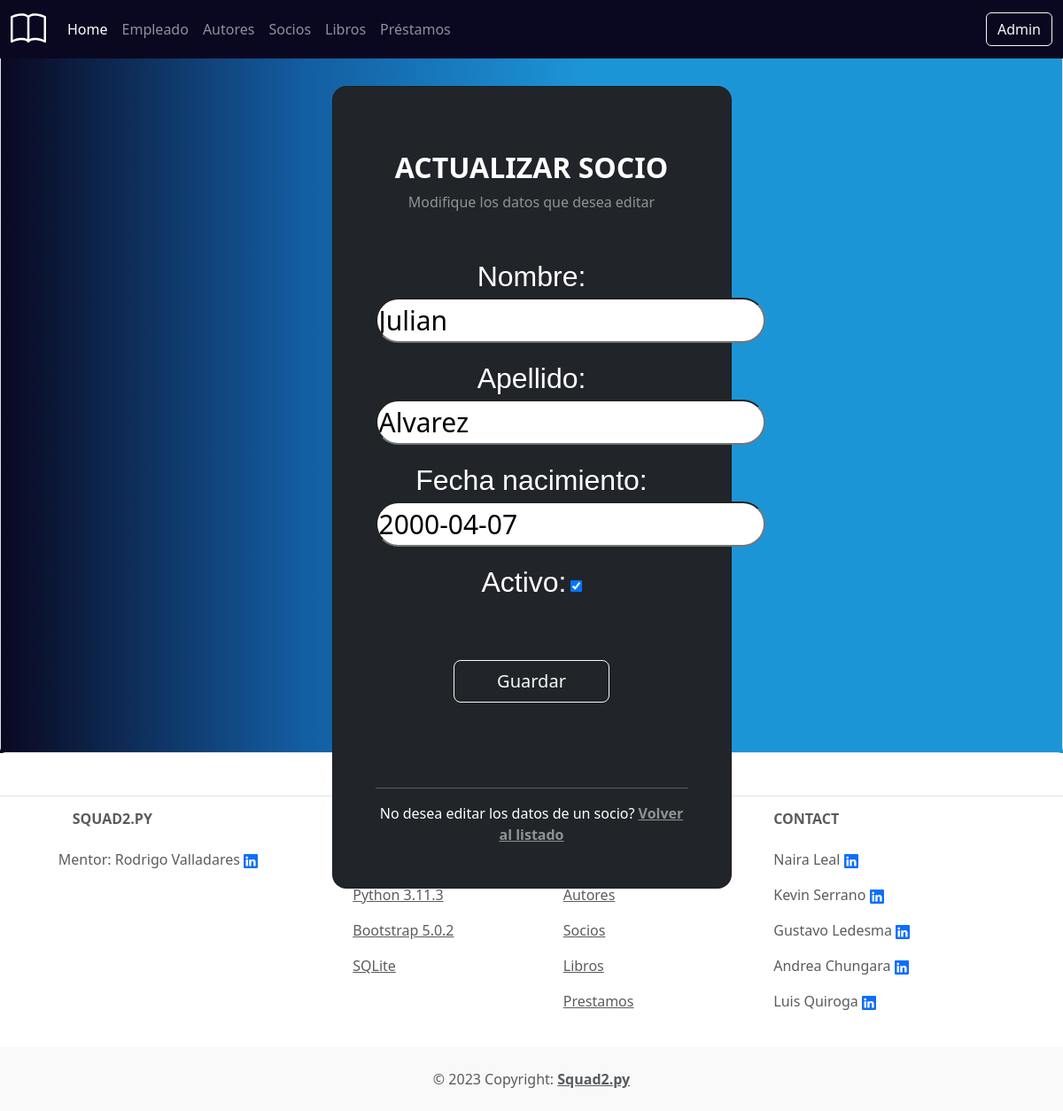
The page /biblioteca/socios/modificar/1 on the database its author committed.
### biblioteca/models.py (models this page shows, shortened)
class Socio(models.Model):
    nombre = models.CharField(max_length=50)
    apellido = models.CharField(max_length=50)
    fecha_nacimiento = models.DateField(null=True)
    activo = models.BooleanField(default= True)

### biblioteca/views.py (the view)
# urls.py: path('socios/modificar/<int:socio_id>', views.actualizar_socios, name='actualizar_socios'),
def actualizar_socios(request, socio_id):
    socio = get_object_or_404(Socio, id=socio_id)
    if request.method == "POST":
        form = ActualizarSocio(request.POST, instance = socio)
        if form.is_valid():
            form.save()
            return HttpResponseRedirect('/biblioteca/socios/listado')
    else:
        form = ActualizarSocio(instance = socio)
    return render(request, 'socio/actualizar_socio.html', {"formularioActualizarSocio": form})

### biblioteca/forms.py
class ActualizarSocio(forms.ModelForm): # Kev
    class Meta:
        model = Socio
        fields = ('__all__')

### templates/socio/actualizar_socio.html (shortened to what this page needs)
{% extends 'home/navbar.html' %}
{% load static %}
{% block estilos %}
<link rel="stylesheet" href="{% static 'styles/forms.css' %}">
{% endblock estilos %}
{% block content %}
    <form method="post" class="form-control text-center">
        <section class="vh-100 gradient-custom">
            <div class="container py-5 h-100">
                <div class="row d-flex justify-content-center align-items-center h-100">
                    <div class="col-12 col-md-8 col-lg-6 col-xl-5">
                        <div class="card bg-dark text-white" style="border-radius: 1rem;">
                            <div class="card-body p-5 text-center">
                                <div class="mb-md-5 mt-md-4 pb-5">
                                    <h2 class="fw-bold mb-2 text-uppercase">Actualizar socio</h2>
                                    <p class="text-white-50 mb-5">Modifique los datos que desea editar</p>
                                    {{ formularioActualizarSocio.as_p }}
                                    <button class="btn btn-outline-light btn-lg px-5 mt-5" type="submit">Guardar</button>
                                </div>
                                <div>
                                    <hr>
                                    <p class="mb-0">No desea editar los datos de un socio? <a href="{% url 'listado_socios' %}" class="text-white-50 fw-bold">Volver al listado</a></p>
                                </div>
                            </div>
                        </div>
                    </div>
                </div>
            </div>
        </section>
    </form>
{% endblock %}

### static/styles/forms.css (style rules this page uses)
label { font-size: 32px; font-family:Verdana, Geneva, Tahoma, sans-serif }
input { font-size: 30px; border-radius: 30px; }
#id_activo { font-size: 50px; }
.form-control { margin: 0; padding: 0; }
.gradient-custom { background: rgb(10,8,32); background: linear-gradient(90deg, rgba(10,8,32,1) 0%, rgba(19,92,160,1) 28%, rgba(28,149,215,1) 55%, rgba(28,149,215,1) 100%); }

### static/styles/style.css (style rules this page uses)
body { margin: 0; padding: 0; }
.f-color { color: #0A0820; }

### rows shown on the page
Socio: nombre "Julian", apellido "Alvarez", fecha_nacimiento "2000-04-07", activo "☑"
